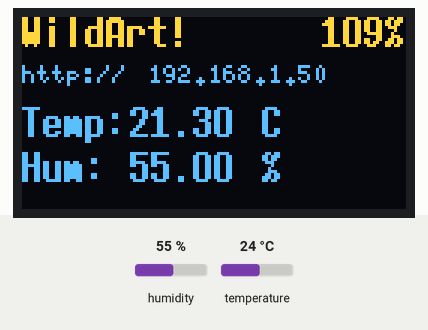
The program below on a simulated ESP8266 (NodeMCU). On the bench: 128×64 one-colour display. The inputs (shaded band) are chosen by the test bench; at power-on: humidity 55 %, temperature 24 °C. The OLED is the two-colour kind (top 16 rows yellow); WiFi joins after 1.5 s; servers stay silent unless stated; what the program prints to the serial monitor is not drawn.

Above: at 2.7 s.
2.8 s: humidity set to 22 %
At 5.3 s:
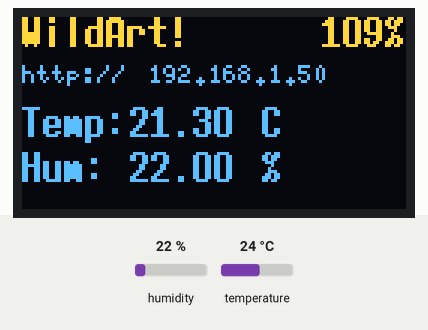
5.6 s: temperature set to 12 °C
At 7.4 s:
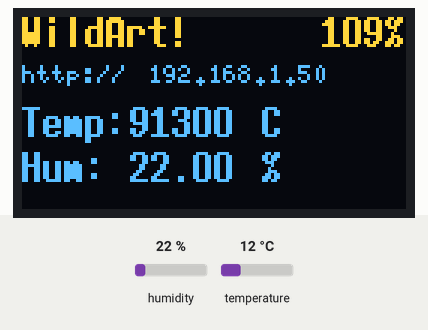
7.7 s: humidity set to 40 %
At 9.4 s:
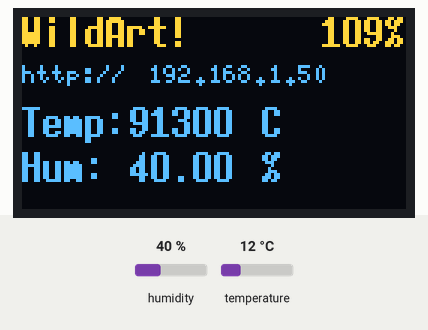
9.7 s: temperature set to 19 °C
At 10.7 s:
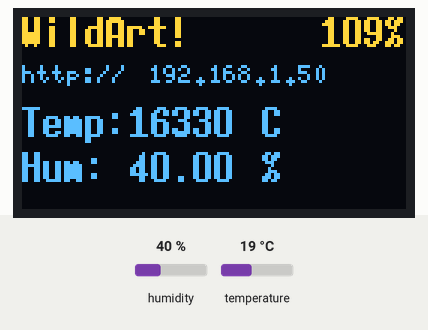
Timing chart, 0 to 12.7 s (numbered marks = the images above; inputs shaded):
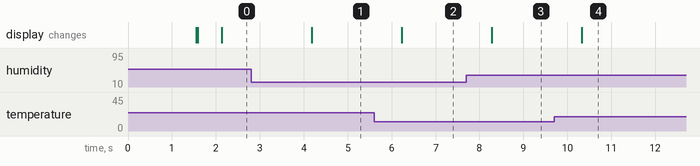

The program:

main.cpp
```cpp
#include <Arduino.h>
#include <DHT.h>
#include <ESP8266WiFi.h>
#include <ESPAsyncWebServer.h>
#include <ArduinoJson.h>
#include <U8g2lib.h>
U8G2_SSD1306_128X64_NONAME_F_SW_I2C
u8g2(U8G2_R0, /*clock=*/12, /*data=*/14, U8X8_PIN_NONE);

#define DHTPIN 2      // GPIO2 = D4 on NodeMCU/Wemos
#define DHTTYPE DHT11 // Use DHT22 here if needed

DHT dht(DHTPIN, DHTTYPE);

const char *WIFI_SSID = "WildNetz";
const char *WIFI_PASS = "owgtb123";

// Forward declaration
void clearTextLine(u8g2_uint_t x, u8g2_uint_t baselineY, u8g2_uint_t width);

void clearTextLine(u8g2_uint_t x, u8g2_uint_t baselineY, u8g2_uint_t width)
{
  int16_t ascent = u8g2.getAscent();   // positive
  int16_t descent = u8g2.getDescent(); // negative or zero

  // The font's pixel height
  uint16_t h = ascent - descent;

  // Top-left corner of the line box
  u8g2_uint_t boxY = baselineY - ascent;

  // Draw background (0) to clear the region
  u8g2.setDrawColor(0); // 0 = background (off) for monochrome
  u8g2.drawBox(x, boxY, width, h);

  // Restore normal draw color for subsequent text
  u8g2.setDrawColor(1);
}

AsyncWebServer server(80);
// Last sensor values for API responses (updated each loop)
float last_vcc_v = 0.0f;
float last_t = 0.0f;
float last_h = 0.0f;
const int LED_PIN = LED_BUILTIN; // D4 on Wemos D1 mini

// Send JSON helper
void sendJson(AsyncWebServerRequest *request, JsonDocument &doc, int code = 200)
{
  String out;
  serializeJson(doc, out);
  AsyncWebServerResponse *res = request->beginResponse(code, "application/json", out);
  res->addHeader("Access-Control-Allow-Origin", "*"); // CORS for browser apps
  res->addHeader("Access-Control-Allow-Methods", "GET, POST, OPTIONS");
  res->addHeader("Access-Control-Allow-Headers", "Content-Type");
  request->send(res);
}
// --- Smoothing & calibration ---
const size_t SAMPLES = 20; // number of samples for moving average
const uint16_t SAMPLE_DELAY_MS = 25;
float calibration_gain = 1.000f;   // multiply to adjust scale
int16_t calibration_offset_mv = 0; // add/subtract to adjust offset
ADC_MODE(ADC_VCC);                 // Configure ADC to measure Vcc

uint32_t readVccRawMv()
{
  // ESP.getVcc() returns millivolts (requires ADC_MODE(ADC_VCC))
  return ESP.getVcc();
}

uint32_t readVccSmoothedMv()
{
  uint32_t acc = 0;
  for (size_t i = 0; i < SAMPLES; i++)
  {
    acc += readVccRawMv();
    delay(SAMPLE_DELAY_MS);
  }
  uint32_t avg = acc / SAMPLES;
  // Apply calibration (gain then offset)
  float scaled = (float)avg * calibration_gain + (float)calibration_offset_mv;
  return (uint32_t)roundf(scaled);
}

void setup()
{
  Serial.begin(115200);
  Serial.println("Starting u8g2");
  u8g2.begin();
  Serial.println("Starting DHT");
  dht.begin();
  pinMode(LED_PIN, OUTPUT);
  digitalWrite(LED_PIN, HIGH); // Turn off LED (ESP8266 built-in LED is inverted)

  // Optional: set calibration if you have a reference meter
  calibration_gain = 1.000f;
  calibration_offset_mv = 302;

  // Connect to WiFi
  WiFi.mode(WIFI_STA);
  WiFi.begin(WIFI_SSID, WIFI_PASS);
  Serial.println("Connecting to WiFi...");
  while (WiFi.status() != WL_CONNECTED)
  {
    delay(500);
    Serial.print(".");
  }
  Serial.println("\nConnected.");
  Serial.print("IP address: ");
  Serial.println(WiFi.localIP());
  IPAddress ip = WiFi.localIP();
  char ipChar[16];                                            // enough for "255.255.255.255"
  sprintf(ipChar, "%u.%u.%u.%u", ip[0], ip[1], ip[2], ip[3]); // load ipchar with information
  u8g2.clearBuffer();
  u8g2.setFont(u8g2_font_7x14B_tr);
  u8g2.drawStr(0, 10, "WildArt!");
  u8g2.sendBuffer();
  u8g2.setFont(u8g2_font_5x8_tf);
  u8g2.drawStr(0, 22, "http://");
  u8g2.drawStr(42, 22, (ipChar));
  u8g2.setFont(u8g2_font_7x14B_tr);
  u8g2.sendBuffer();

  // Register HTTP API routes once
  server.on("/api/status", HTTP_GET, [](AsyncWebServerRequest *request)
            {
    JsonDocument json;
    json["status"] = "ok";
    json["ip"] = WiFi.localIP().toString();
    json["vcc_voltage"] = last_vcc_v;
    json["temperature"] = last_t;
    json["humidity"] = last_h;
    sendJson(request, json); });
  server.begin();
}

void loop()
{
  // Read Vcc
  // Read smoothed Vcc
  uint32_t vcc_mv = readVccSmoothedMv();
  float vcc_v = vcc_mv / 1000.0f;
  String msg = String(int(100 * (vcc_v / 3.3f))) + "%";
  u8g2.drawStr(100, 10, msg.c_str());

  float h = dht.readHumidity();
  float t = dht.readTemperature(); // Celsius
  t = t - 2.7;                     // calibration offset
  if (isnan(h) || isnan(t))
  {
    Serial.println("Failed to read from DHT11 sensor!");
    return;
  }
  else
  {
    u8g2.drawStr(0, 40, "Temp:");
    u8g2.drawStr(36, 40, String(t).c_str());
    u8g2.drawStr(80, 40, "°C");
    u8g2.drawStr(0, 55, "Hum:");
    u8g2.drawStr(36, 55, String(h).c_str());
    u8g2.drawStr(80, 55, "%");
    u8g2.sendBuffer();
  }
  // Print to serial
  Serial.printf("Vcc: %u mV (%.3f V)\n", vcc_mv, vcc_v);
  Serial.printf("Temperature: %.1f °C | Humidity: %.1f %%\n", t, h);
  // update latest sensor values for API handler
  last_vcc_v = vcc_v;
  last_t = t;
  last_h = h;
  delay(1500);
}
```

Measured:
- after the input at 2.8 s, the display: changes after 1.4 s (image 1)
- after the input at 5.6 s, the display: changes after 0.63 s (image 2)
- after the input at 7.7 s, the display: changes after 0.58 s (image 3)
- after the input at 9.7 s, the display: changes after 0.63 s (image 4)
